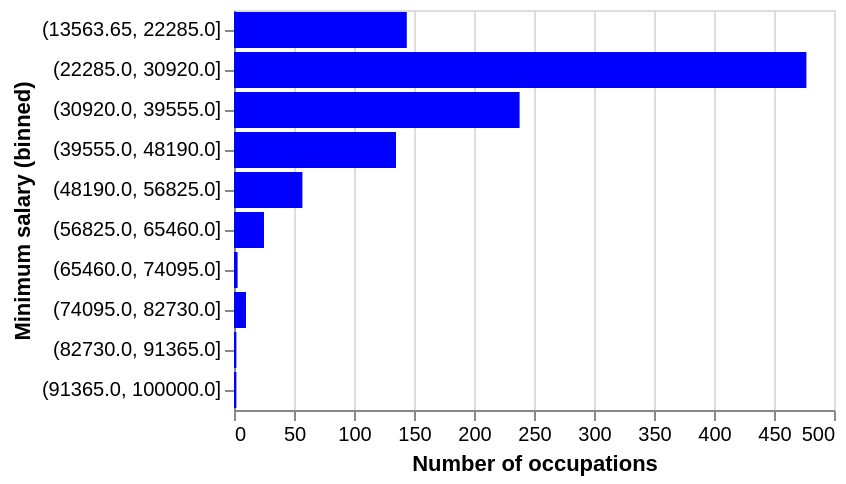

Source (notebook cell):
### Code cell
ddj = occ_agg_sal_filt.groupby(['binned_median_min_annualised_salary'])['SOC_2020_EXT_name'].nunique().reset_index()
ddj['binned_median_min_annualised_salary_str'] = ddj['binned_median_min_annualised_salary'].astype(str)
alt.Chart(ddj[['SOC_2020_EXT_name', 'binned_median_min_annualised_salary_str']]).mark_bar(color='blue').encode(
    x=alt.X('SOC_2020_EXT_name', title="Number of occupations"), # .scale(type="symlog")
    y=alt.Y('binned_median_min_annualised_salary_str', title="Minimum salary (binned)",sort=None),
    tooltip=[
        alt.Tooltip("SOC_2020_EXT_name", title="Number of occupations"), 
    ]  
)

### Figure 1 — Vega-Lite specification as saved in the notebook (floating-point values rounded to 4 significant figures)
{"config": {"view": {"continuousWidth": 300, "continuousHeight": 300}}, "data": {"name": "data-b698c89c911d21709ebc35f150cbe28a"}, "mark": {"type": "bar", "color": "blue"}, "encoding": {"tooltip": [{"field": "SOC_2020_EXT_name", "title": "Number of occupations", "type": "quantitative"}], "x": {"field": "SOC_2020_EXT_name", "title": "Number of occupations", "type": "quantitative"}, "y": {"field": "binned_median_min_annualised_salary_str", "sort": null, "title": "Minimum salary (binned)", "type": "nominal"}}, "$schema": "https://vega.github.io/schema/vega-lite/v5.15.1.json", "datasets": {"data-b698c89c911d21709ebc35f150cbe28a": [{"SOC_2020_EXT_name": 144, "binned_median_min_annualised_salary_str": "(13563.65, 22285.0]"}, {"SOC_2020_EXT_name": 477, "binned_median_min_annualised_salary_str": "(22285.0, 30920.0]"}, {"SOC_2020_EXT_name": 238, "binned_median_min_annualised_salary_str": "(30920.0, 39555.0]"}, {"SOC_2020_EXT_name": 135, "binned_median_min_annualised_salary_str": "(39555.0, 48190.0]"}, {"SOC_2020_EXT_name": 57, "binned_median_min_annualised_salary_str": "(48190.0, 56825.0]"}, {"SOC_2020_EXT_name": 25, "binned_median_min_annualised_salary_str": "(56825.0, 65460.0]"}, {"SOC_2020_EXT_name": 3, "binned_median_min_annualised_salary_str": "(65460.0, 74095.0]"}, {"SOC_2020_EXT_name": 10, "binned_median_min_annualised_salary_str": "(74095.0, 82730.0]"}, {"SOC_2020_EXT_name": 2, "binned_median_min_annualised_salary_str": "(82730.0, 91365.0]"}, {"SOC_2020_EXT_name": 2, "binned_median_min_annualised_salary_str": "(91365.0, 100000.0]"}]}}
